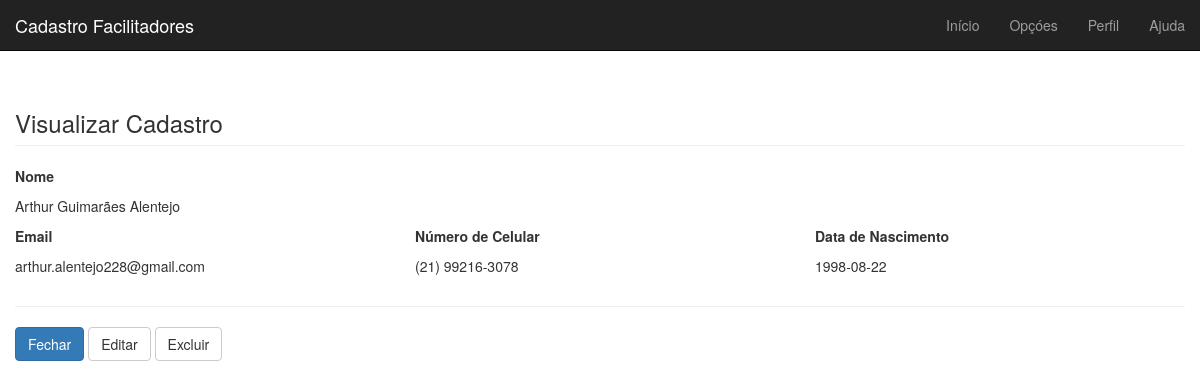
The app's page /show_data/1/ with its own data.
### tables this page shows
CREATE TABLE facilitadores (id INTEGER PRIMARY KEY AUTOINCREMENT, nome text NOT NULL, email text NOT NULL, cel text NOT NULL, nasc text NOT NULL);

### main.py (the view)
@app.route('/show_data/<int:id>/', methods = ['GET'])
def show_data(id):
    conn = sqlite3.connect('facilitadores.db')
    c = conn.cursor()
    c.execute("SELECT name FROM pragma_table_info('facilitadores')")
    keys = c.fetchall()
    key_list = []
    for i in keys:
        key_list.append(i[0])
    c.execute("SELECT * FROM facilitadores WHERE id = {}".format(id))
    row = c.fetchall()
    item = {}
    for i in range(len(key_list)):
        item[key_list[i]] = row[0][i]
    conn.commit()
    return render_template("view.html", item = item)

### templates/view.html (shortened to what this page needs)
﻿{% extends "base.html" %} {% block title %} Visualizar {% endblock %} {% block content %}
<div id="main" class="container-fluid">
    <h3 class="page-header">Visualizar Cadastro</h3>
    <div class="row">
        <div class="col-md-6">
            <p><strong>Nome</strong></p>
            <p>{{item['nome']}}</p>
        </div>
    </div>
    <div class="row">
        <div class="col-md-4">
            <p><strong>Email</strong></p>
            <p>{{item['email']}}</p>
        </div>
        <div class="col-md-4">
            <p><strong>Número de Celular</strong></p>
            <p>{{item['cel']}}</p>
        </div>
        <div class="col-md-4">
            <p><strong>Data de Nascimento</strong></p>
            <p>{{item['nasc']}}</p>
        </div>
    </div>
    <hr />
    <div id="actions" class="row">
        <div class="col-md-12">
            <a href="/" class="btn btn-primary">Fechar</a>
            <a href="/edit/{{item['id']}}" class="btn btn-default">Editar</a>
            <a href="#" class="btn btn-default" data-toggle="modal" data-target="#delete-modal">Excluir</a>
        </div>
    </div>
    {% endblock%}

### static/styles/style.css (style rules this page uses)
#main { margin-top: 50px; }

### records on screen
facilitadores: nome "Arthur Guimarães Alentejo", email "arthur.alentejo228@gmail.com", cel "(21) 99216-3078", nasc "1998-08-22"
